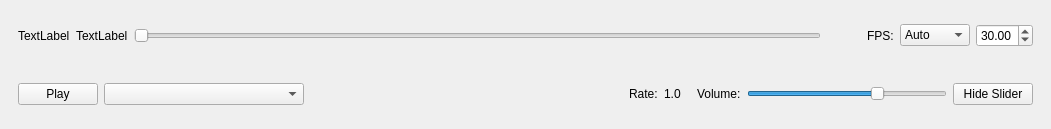
<?xml version="1.0" encoding="UTF-8"?>
<ui version="4.0">
 <class>EW_Controls</class>
 <widget class="QDockWidget" name="EW_Controls">
  <property name="geometry">
   <rect>
    <x>0</x>
    <y>0</y>
    <width>1051</width>
    <height>129</height>
   </rect>
  </property>
  <property name="sizePolicy">
   <sizepolicy hsizetype="Preferred" vsizetype="Maximum">
    <horstretch>0</horstretch>
    <verstretch>0</verstretch>
   </sizepolicy>
  </property>
  <property name="minimumSize">
   <size>
    <width>895</width>
    <height>0</height>
   </size>
  </property>
  <property name="floating">
   <bool>false</bool>
  </property>
  <property name="windowTitle">
   <string>Player Controls</string>
  </property>
  <widget class="QWidget" name="dockWidgetContents">
   <layout class="QGridLayout" name="gridLayout">
    <item row="0" column="0">
     <layout class="QVBoxLayout" name="vl_controls">
      <item>
       <widget class="QWidget" name="slidercontainer" native="true">
        <layout class="QHBoxLayout" name="sliderContainer">
         <item>
          <widget class="QLabel" name="lbl_position_time">
           <property name="text">
            <string>TextLabel</string>
           </property>
          </widget>
         </item>
         <item>
          <widget class="QLabel" name="lbl_position_frame">
           <property name="text">
            <string>TextLabel</string>
           </property>
          </widget>
         </item>
         <item>
          <widget class="QSlider" name="sl_position">
           <property name="maximum">
            <number>10000</number>
           </property>
           <property name="pageStep">
            <number>1</number>
           </property>
           <property name="orientation">
            <enum>Qt::Horizontal</enum>
           </property>
          </widget>
         </item>
         <item>
          <spacer name="horizontalSpacer">
           <property name="orientation">
            <enum>Qt::Horizontal</enum>
           </property>
           <property name="sizeType">
            <enum>QSizePolicy::Fixed</enum>
           </property>
           <property name="sizeHint" stdset="0">
            <size>
             <width>40</width>
             <height>20</height>
            </size>
           </property>
          </spacer>
         </item>
         <item>
          <widget class="QLabel" name="label_3">
           <property name="text">
            <string>FPS:</string>
           </property>
          </widget>
         </item>
         <item>
          <widget class="QComboBox" name="cB_fps_Mode">
           <item>
            <property name="text">
             <string>Auto</string>
            </property>
           </item>
           <item>
            <property name="text">
             <string>Manual</string>
            </property>
           </item>
          </widget>
         </item>
         <item>
          <widget class="QDoubleSpinBox" name="sp_fps">
           <property name="minimum">
            <double>1.000000000000000</double>
           </property>
           <property name="value">
            <double>30.000000000000000</double>
           </property>
          </widget>
         </item>
        </layout>
       </widget>
      </item>
      <item>
       <widget class="QWidget" name="controlsContainer" native="true">
        <layout class="QHBoxLayout" name="hl_bottom">
         <item>
          <widget class="QPushButton" name="btn_play">
           <property name="sizePolicy">
            <sizepolicy hsizetype="Fixed" vsizetype="Fixed">
             <horstretch>0</horstretch>
             <verstretch>0</verstretch>
            </sizepolicy>
           </property>
           <property name="text">
            <string>Play</string>
           </property>
          </widget>
         </item>
         <item>
          <widget class="QComboBox" name="comboBox_Subs">
           <property name="sizePolicy">
            <sizepolicy hsizetype="Preferred" vsizetype="Fixed">
             <horstretch>0</horstretch>
             <verstretch>0</verstretch>
            </sizepolicy>
           </property>
           <property name="minimumSize">
            <size>
             <width>200</width>
             <height>0</height>
            </size>
           </property>
          </widget>
         </item>
         <item>
          <spacer name="horizontalSpacer_3">
           <property name="orientation">
            <enum>Qt::Horizontal</enum>
           </property>
           <property name="sizeHint" stdset="0">
            <size>
             <width>40</width>
             <height>5</height>
            </size>
           </property>
          </spacer>
         </item>
         <item>
          <widget class="QLabel" name="label">
           <property name="text">
            <string>Rate:</string>
           </property>
          </widget>
         </item>
         <item>
          <widget class="QLabel" name="lbl_Rate">
           <property name="text">
            <string>1.0</string>
           </property>
          </widget>
         </item>
         <item>
          <spacer name="horizontalSpacer_2">
           <property name="orientation">
            <enum>Qt::Horizontal</enum>
           </property>
           <property name="sizeType">
            <enum>QSizePolicy::Minimum</enum>
           </property>
           <property name="sizeHint" stdset="0">
            <size>
             <width>10</width>
             <height>20</height>
            </size>
           </property>
          </spacer>
         </item>
         <item>
          <widget class="QLabel" name="label_2">
           <property name="text">
            <string>Volume:</string>
           </property>
          </widget>
         </item>
         <item>
          <widget class="QSlider" name="sl_volume">
           <property name="sizePolicy">
            <sizepolicy hsizetype="Minimum" vsizetype="Fixed">
             <horstretch>0</horstretch>
             <verstretch>0</verstretch>
            </sizepolicy>
           </property>
           <property name="minimumSize">
            <size>
             <width>200</width>
             <height>0</height>
            </size>
           </property>
           <property name="maximum">
            <number>150</number>
           </property>
           <property name="value">
            <number>100</number>
           </property>
           <property name="orientation">
            <enum>Qt::Horizontal</enum>
           </property>
           <property name="invertedControls">
            <bool>false</bool>
           </property>
          </widget>
         </item>
         <item>
          <widget class="QPushButton" name="btn_HideSlider">
           <property name="text">
            <string>Hide Slider</string>
           </property>
          </widget>
         </item>
        </layout>
       </widget>
      </item>
     </layout>
    </item>
   </layout>
  </widget>
 </widget>
 <resources/>
 <connections/>
</ui>
